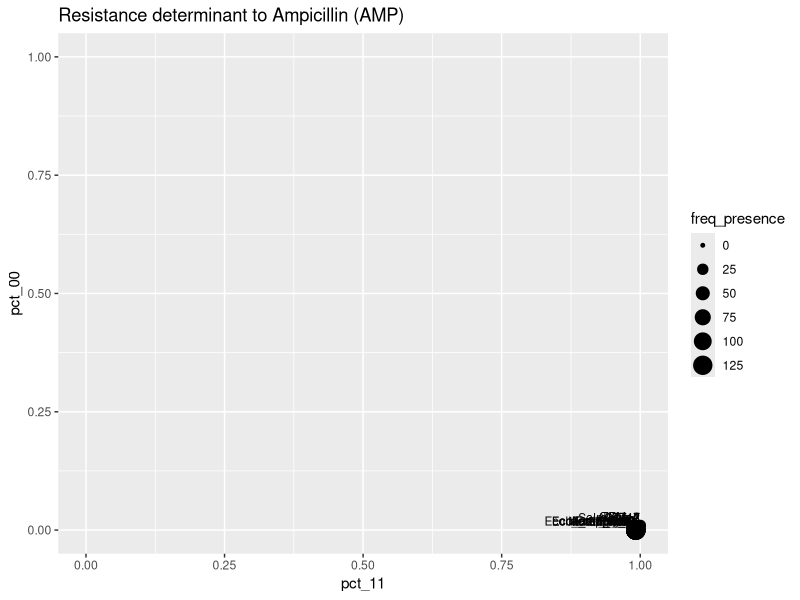
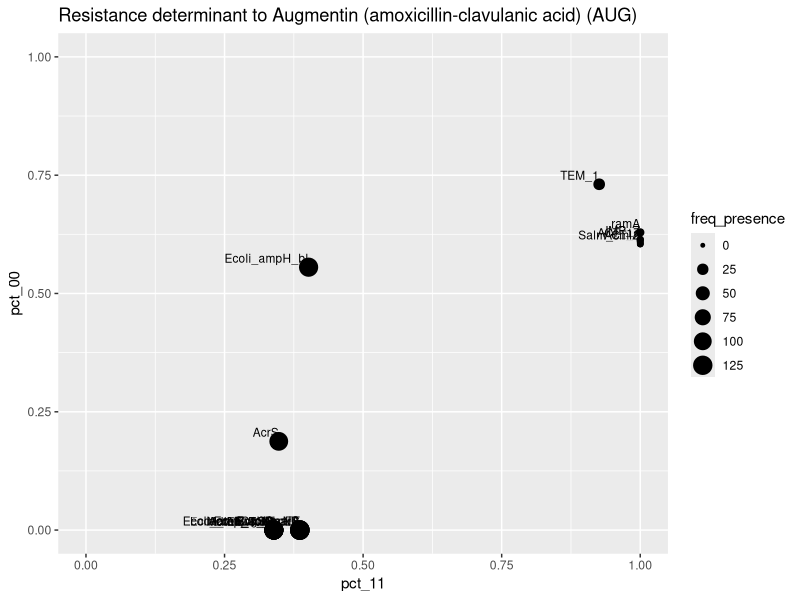
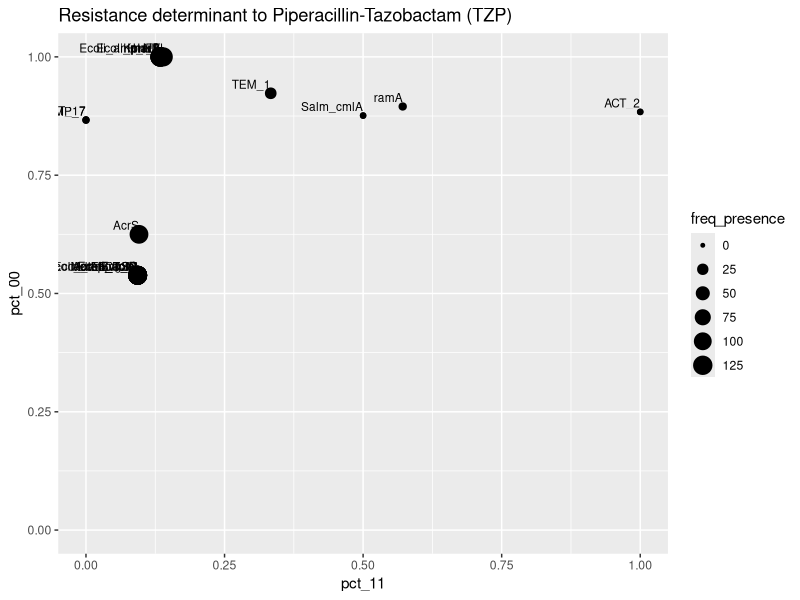
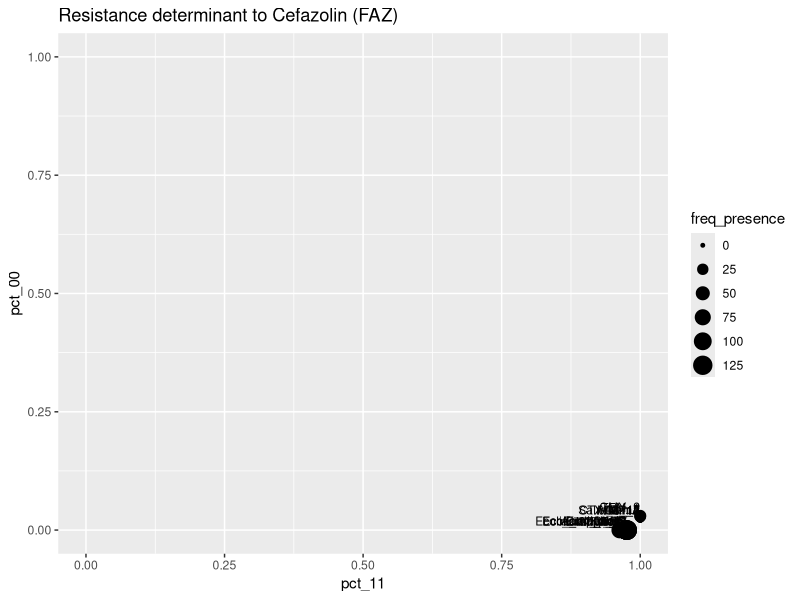
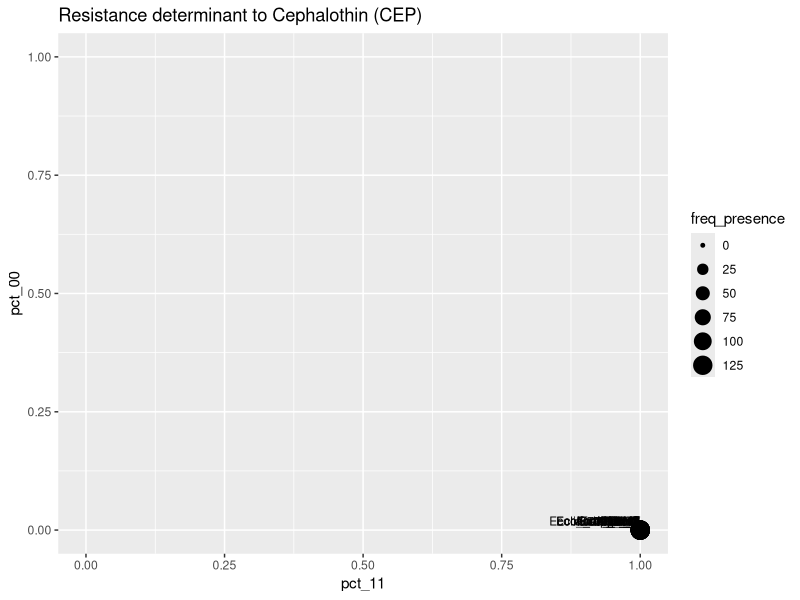
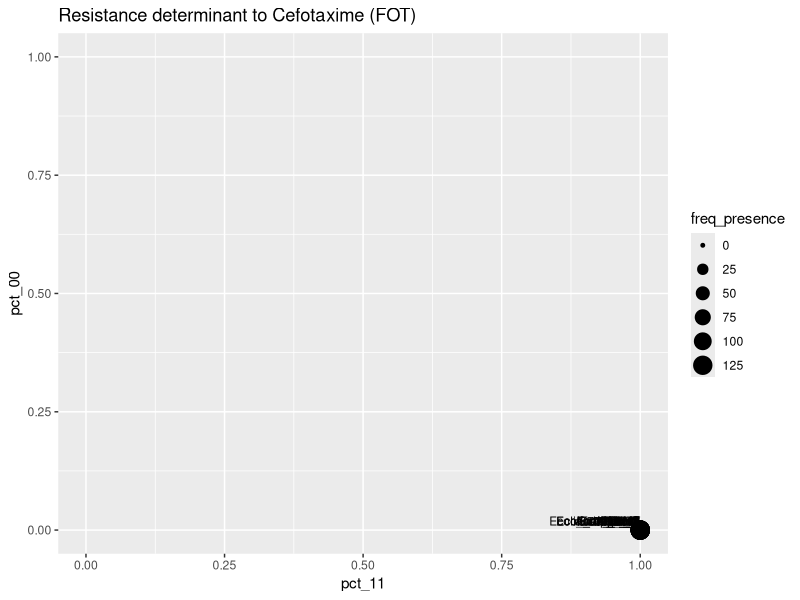
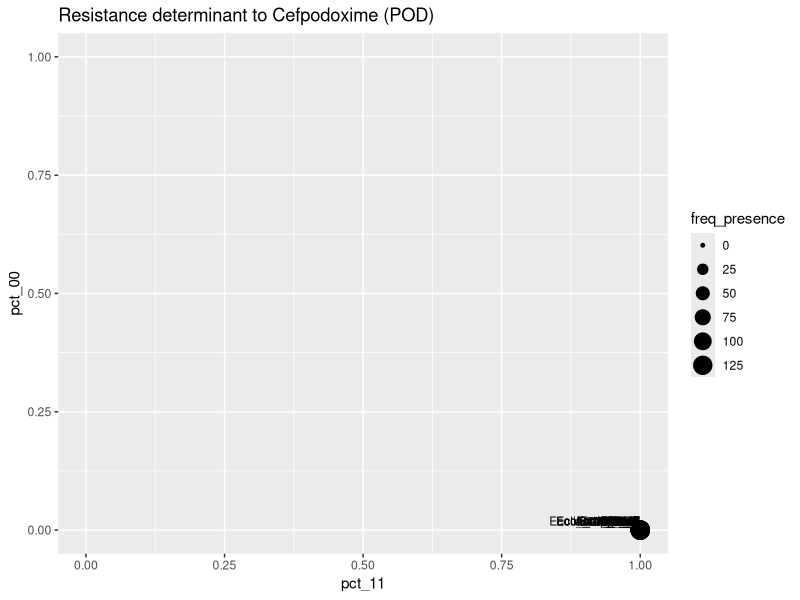
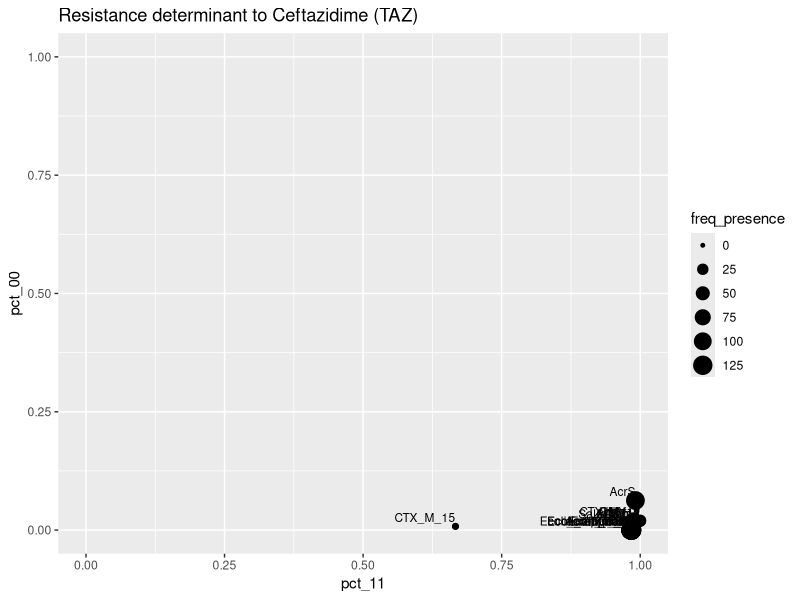

The R script that drew these images, in order:
# 17 janvier 2020
# Jean-Simon Brouard

library(tidyverse)
library(ggplot2)

#------------------------------------------------------------------------------
# Function str_to_quosure
#------------------------------------------------------------------------------
# This mini function convert string to quosure objects
# It is helpful in circumstances when using an external source to define
# dplyr arguments to be used in functions
# See https://github.com/r-lib/rlang/issues/116
# and https://dplyr.tidyverse.org/articles/programming.html
#------------------------------------------------------------------------------
str_to_quosure <- function(string) {
  out <- quo(!!sym(string))
  return (out)
}
#------------------------------------------------------------------------------

#------------------------------------------------------------------------------
# Function pheno_geno
#------------------------------------------------------------------------------
# This function take a phenotype (AST) (e.g. SUL or FOT)
# and a list of associated genes gene_list <- c(quo(sul1), quo(sul2), quo(sul3))
# Note that the gene list is a list of quosure for ensuring that
# we can use dyplr's verbs inside functions
# see https://dplyr.tidyverse.org/articles/programming.html
# usage example: pheno_geno (df, SUL, sul_genes_list)
#------------------------------------------------------------------------------
pheno_geno <- function (df, AST, gene_list, antibio) {
  
  header_df <- c('freq_presence', 'freq_absence', 'var00', 'var11', 'var10', 'var01', 'pct_00', 'pct_11' )
  AST <- enquo(AST)
  AST_name <- paste0(quo_name(AST))  # Will be used to name the plot
  
  print (gene_list)
  
  # Apply our function to calculate var_11, var_00,  etc! to a list of genes implicated in the resistance
  out <- lapply(gene_list, calculate_concordance, df=df, AST_col=!!AST)
  
  df2 <- as.data.frame(do.call(rbind, out))  # bind the results in a dataframe
  
  names(df2) <- header_df  # name the columns dataframe
  
  # Get string objects from quosure?
  L <- lapply(gene_list, quo_name)
  
  df3 <- df2 %>% add_column(gene=L) %>% select(gene, everything())
  
  print(df3)
  
  ggplot(df3, aes(x=pct_11, y=pct_00)) +
    geom_point(shape=21, fill='blue') +
    xlim(c(0, 1)) +
    ylim(c(0, 1)) +
    geom_text(aes(label=gene), size=3, hjust=1, vjust=-0.5) +
    geom_point(aes(size = freq_presence))
  
  # 2 Create the plot
    ggplot(df3, aes(x=pct_11, y=pct_00)) +
    geom_point(shape=21, fill='blue') +
    xlim(c(0, 1)) +
    ylim(c(0, 1)) +
    geom_text(aes(label=gene), size=3, hjust=1, vjust=-0.5) +
    geom_point(aes(size = freq_presence)) +
    ggtitle(paste("Resistance determinant to ", antibio, " (" , AST_name, ")", sep=""))
  
  # Specify files to save your image using a function such as jpeg(), png(), svg() or pdf()  
  # ggsave(plot=p, paste("plots/", AST_name, ".eps", sep=""), width = 14, height = 7, dpi=600)
}
#------------------------------------------------------------------------------

#------------------------------------------------------------------------------
# Function calculate_concordance
#------------------------------------------------------------------------------
# This function take a dataframe containing genotypes phenotypes data
# and return a small dataframe with calculated PCT_00 and PCT_11 values
# Usage example: calculate_concordance(df, SUL, sul2)
#------------------------------------------------------------------------------
calculate_concordance <- function (df, AST_col, gene_col) {
  
  # Take the parameter AST_col and gene_col and just remember, R, that it is an expression.
  # Wn this case, the parameter of a function, denoting a column.
  # When using this NSE in function, prefix with !!
  AST <- enquo(AST_col)
  gene <- enquo(gene_col)
  
  # Give frequencies of the gene
  freq_presence <- df %>% filter (!!AST %in% c(0, 1) & !!gene != 0) %>% select (!!AST, !!gene) %>% count() %>% pull(n)
  freq_absence <- df %>% filter (!!AST %in% c(0, 1) & !!gene == 0) %>% select (!!AST, !!gene) %>% count() %>% pull(n)
  
  # Values corresponding to 00 (absence of resistance gene, absence of observed resistance)
  var00 <- df %>% filter (!!gene == 0 & !!AST == 0) %>% count() %>% pull(n)
  
  # Values corresponding to 11 (presence of resistance gene, presence of observed resistance)
  var11 <- df %>% filter (!!gene != 0 & !!AST == 1) %>% count() %>% pull(n)
  
  # Values corresponding to 10 (presence of resistance gene, absence of observed resistance)
  var10 <- df %>% filter (!!gene != 0 & !!AST == 0) %>% count() %>% pull(n)
  
  # Values corresponding to 01 (absence of resistance gene, presence of observed resistance)
  var01 <- df %>% filter (!!gene == 0 & !!AST == 1) %>% count() %>% pull(n)
  
  pct_00 = var00/freq_absence
  pct_11 = var11/freq_presence
  
  data <- c(freq_presence, freq_absence, var00, var11, var10, var01, pct_00, pct_11)
  
  return(data)
  print(data)
}
#------------------------------------------------------------------------------


# 1  - Loading the Phenotype dataset 
# Using the version where raw phenotypes (R, S, I) were interpreted as 1 or 0 by DPL

ast_carcass <- read.csv('data_140120/ast_carcass.csv', sep =',')

ast_feces_etc <- read.csv('data_140120/ast_feces_etc.csv', sep = ',')

ast <- ast_carcass %>% bind_rows(ast_feces_etc)

ast2 <- ast %>% rename(Strain = strain) # in the csv we have 'strain' not 'Strain' as in res dataset 


# 2 - Loading the Genotype dataset

res <- read.csv('data_271119/resistome_271119_collapsed.csv', sep ='\t')

res2 <- res %>% filter(steve_strain_names != 'NAs')


# 3 - Merging the two previous datasets
df <- ast2 %>% inner_join(res2, by = 'Strain')

# 3.1 Put in a variable the Antibiotic resistance genes actually found in the strains
ARG_found <- as.list(colnames(df))[-1:-48]   # cols 1 to 47 are other stuff or metadata


# 4 - Loading the resistance determiant dataset
res_det <- read.csv('data_210120/res_det.csv', sep =',')


# 5 --> Playing interactively with the dataset with a nice example, the SUL phenotype

# 5.1 Little sanity check : see the 4 Providencia strains that are resistant to MEM
# and that bear the IMP-7 resistance gene 
df %>% filter( MEM == 1) %>% select(Strain, genus, MEM, IMP_7)

df %>% filter (sul1 != 0) %>% select (Strain, SUL, sul1, sul2, sul3)

# See var_00, i.e. strains which are devoid of sul2 and sensitive to SUL (normal)
df %>% filter (sul2 == 0 & SUL == 0 ) %>% select (Strain, genus, SUL, sul1, sul2, sul3)

# See var_11, i.e the many strains carrying the sul2 gene and actually resistant to SUL (normal)
df %>% filter (sul2 != 0 & SUL == 1) %>% select (Strain, genus, SUL, sul1, sul2, sul3)

# See var_10, i.e. the strains carrying the sul2 gene and actually sensitive to SUL (weird)
df %>% filter (sul2 != 0 & SUL == 0) %>% select (Strain, genus, SUL, sul1, sul2, sul3)

# See var_01, i.e. the strains devoid of the sul2 gene, but actually resistant to SUL (other gene implicated)
df %>% filter (sul2 == 0 & SUL == 1) %>% select (Strain, genus, SUL, sul1, sul2, sul3)


# 6 Debuging and testing section

# 6.1 Performing analysis with home-made gene lists with quosures!
SUL_list <- c(quo(sul2), quo(sul1), quo(sul3))

# Then calling the main function pheno_geno that notably produce graphs!
# If the graph does not appear interactively, look in the plot folder...
#pheno_geno(df, SUL, SUL_list)

# Alternatively, the quos (note the s) function take several arguments and will save time...
MEM_list <- quos(IMP_7, ACT_2, ACT_17, ramA, Ecoli_acrR, Ecoli_marR, marA)
#pheno_geno(df, MEM, MEM_list)


# 6.2 Trying to construct these lists with R

SUL <- res_det %>% filter (SUL == 1) %>% select (determinant)
b <- as.list(as.character(SUL$determinant))
# Ce qui m'a permis de comprendre
b[[2]]
quo(!!sym(b[[2]]))
c <- map(b, str_to_quosure) # where str_to_quosure is a minimal functionn that use sym and !!
#pheno_geno(df, SUL, c)
# Got the same result!

# Another test with FOT
FOT <- res_det %>% filter (FOT == 1) %>% select (determinant)
b <- as.list(as.character(FOT$determinant))
# Problem can occur because some gene determinant are not present in the pheno-geno dataset
# Here we list the ARG found
ARG_found <- as.list(colnames(df))[-1:-48]   # cols 1 to 47 are other stuff or metadata
c <- keep(b, (b %in% ARG_found))
d <- map(c, str_to_quosure) # map is a purrr fn
#pheno_geno(df, FOT, d, "fotantib")


# 7 - The true analysis with the 24 antibiotics!
  
#------------------------------------------------------------------------------
# 1 - AMP
#------------------------------------------------------------------------------
df2 <- res_det %>% filter (AMP == 1) %>% select (determinant)
b <- as.list(as.character(df2$determinant))
c <- keep(b, (b %in% ARG_found))
d <- map(c, str_to_quosure) # map is a purrr fn
pheno_geno(df, AMP, d, "Ampicillin")
#------------------------------------------------------------------------------

#------------------------------------------------------------------------------
# 2 - AUG
#------------------------------------------------------------------------------
df2 <- res_det %>% filter (AUG == 1) %>% select (determinant)
b <- as.list(as.character(df2$determinant))
c <- keep(b, (b %in% ARG_found))
d <- map(c, str_to_quosure) # map is a purrr fn
pheno_geno(df, AUG, d, "Augmentin (amoxicillin-clavulanic acid)")
#------------------------------------------------------------------------------

#------------------------------------------------------------------------------
# 3 - TZP
#------------------------------------------------------------------------------
df2 <- res_det %>% filter (TZP == 1) %>% select (determinant)
b <- as.list(as.character(df2$determinant))
c <- keep(b, (b %in% ARG_found))
d <- map(c, str_to_quosure) # map is a purrr fn
pheno_geno(df, TZP, d, "Piperacillin-Tazobactam")
#------------------------------------------------------------------------------

#------------------------------------------------------------------------------
# 4 - FAZ
#------------------------------------------------------------------------------
df2 <- res_det %>% filter (FAZ == 1) %>% select (determinant)
b <- as.list(as.character(df2$determinant))
c <- keep(b, (b %in% ARG_found))
d <- map(c, str_to_quosure) # map is a purrr fn
pheno_geno(df, FAZ, d, "Cefazolin")
#------------------------------------------------------------------------------

#------------------------------------------------------------------------------
# 5 - CEP
#------------------------------------------------------------------------------
df2 <- res_det %>% filter (CEP == 1) %>% select (determinant)
b <- as.list(as.character(df2$determinant))
c <- keep(b, (b %in% ARG_found))
d <- map(c, str_to_quosure) # map is a purrr fn
pheno_geno(df, CEP, d, "Cephalothin")
#------------------------------------------------------------------------------

#------------------------------------------------------------------------------
# 6 - CTX/FOT
#------------------------------------------------------------------------------
df2 <- res_det %>% filter (FOT == 1) %>% select (determinant)
b <- as.list(as.character(df2$determinant))
c <- keep(b, (b %in% ARG_found))
d <- map(c, str_to_quosure) # map is a purrr fn
pheno_geno(df, FOT, d, "Cefotaxime")
#------------------------------------------------------------------------------

#------------------------------------------------------------------------------
# 7 - POD
#------------------------------------------------------------------------------
df2 <- res_det %>% filter (POD == 1) %>% select (determinant)
b <- as.list(as.character(df2$determinant))
c <- keep(b, (b %in% ARG_found))
d <- map(c, str_to_quosure) # map is a purrr fn
pheno_geno(df, POD, d, "Cefpodoxime")
#------------------------------------------------------------------------------

#------------------------------------------------------------------------------
# 8 - TAZ
#------------------------------------------------------------------------------
df2 <- res_det %>% filter (TAZ == 1) %>% select (determinant)
b <- as.list(as.character(df2$determinant))
c <- keep(b, (b %in% ARG_found))
d <- map(c, str_to_quosure) # map is a purrr fn
pheno_geno(df, TAZ, d, "Ceftazidime")
#------------------------------------------------------------------------------

#------------------------------------------------------------------------------
# 9 - AXO
#------------------------------------------------------------------------------
df2 <- res_det %>% filter (AXO == 1) %>% select (determinant)
b <- as.list(as.character(df2$determinant))
c <- keep(b, (b %in% ARG_found))
d <- map(c, str_to_quosure) # map is a purrr fn
pheno_geno(df, AXO, d, "Ceftriaxone")
#------------------------------------------------------------------------------

#------------------------------------------------------------------------------
# 10 - FTC *
#------------------------------------------------------------------------------
df2 <- res_det %>% filter (FTC == 1) %>% select (determinant)
b <- as.list(as.character(df2$determinant))
c <- keep(b, (b %in% ARG_found))
d <- map(c, str_to_quosure) # map is a purrr fn
pheno_geno(df, FTC, d, "Cefotaxime-Clavulanic acid")
#------------------------------------------------------------------------------

#------------------------------------------------------------------------------
# 11 - CCV
#------------------------------------------------------------------------------
df2 <- res_det %>% filter (CCV == 1) %>% select (determinant)
b <- as.list(as.character(df2$determinant))
c <- keep(b, (b %in% ARG_found))
d <- map(c, str_to_quosure) # map is a purrr fn
pheno_geno(df, CCV, d, "Ceftazidime-Clavulanic acid")
#------------------------------------------------------------------------------

#------------------------------------------------------------------------------
# 12 - FEP
#------------------------------------------------------------------------------
df2 <- res_det %>% filter (FEP == 1) %>% select (determinant)
b <- as.list(as.character(df2$determinant))
c <- keep(b, (b %in% ARG_found))
d <- map(c, str_to_quosure) # map is a purrr fn
pheno_geno(df, FEP, d, "Cefepime")
#------------------------------------------------------------------------------

#------------------------------------------------------------------------------
# 13 - FOX
#------------------------------------------------------------------------------
df2 <- res_det %>% filter (FOX == 1) %>% select (determinant)
b <- as.list(as.character(df2$determinant))
c <- keep(b, (b %in% ARG_found))
d <- map(c, str_to_quosure) # map is a purrr fn
pheno_geno(df, FOX, d, "Cefoxitin")
#------------------------------------------------------------------------------

#------------------------------------------------------------------------------
# 14 - IMP
#------------------------------------------------------------------------------
df2 <- res_det %>% filter (IMP == 1) %>% select (determinant)
b <- as.list(as.character(df2$determinant))
c <- keep(b, (b %in% ARG_found))
d <- map(c, str_to_quosure) # map is a purrr fn
pheno_geno(df, IMP, d, "Imipenem")
#------------------------------------------------------------------------------

#------------------------------------------------------------------------------
# 15 - MER/MEM
#------------------------------------------------------------------------------
df2 <- res_det %>% filter (MEM == 1) %>% select (determinant)
b <- as.list(as.character(df2$determinant))
c <- keep(b, (b %in% ARG_found))
d <- map(c, str_to_quosure) # map is a purrr fn
pheno_geno(df, MEM, d, "Meropenem")
#------------------------------------------------------------------------------

#------------------------------------------------------------------------------
# 16 - SUL
#------------------------------------------------------------------------------
df2 <- res_det %>% filter (SUL == 1) %>% select (determinant)
b <- as.list(as.character(df2$determinant))
c <- keep(b, (b %in% ARG_found))
d <- map(c, str_to_quosure) # map is a purrr fn
pheno_geno(df, SUL, d, "Sulfisoxazole")
#------------------------------------------------------------------------------

#------------------------------------------------------------------------------
# 17 - SXT
#------------------------------------------------------------------------------
df2 <- res_det %>% filter (SXT == 1) %>% select (determinant)
b <- as.list(as.character(df2$determinant))
c <- keep(b, (b %in% ARG_found))
d <- map(c, str_to_quosure) # map is a purrr fn
pheno_geno(df, SXT, d, "Trimethoprim-Sulfamethoxazole")
#------------------------------------------------------------------------------

#------------------------------------------------------------------------------
# 18 - TET
#------------------------------------------------------------------------------
df2 <- res_det %>% filter (TET == 1) %>% select (determinant)
b <- as.list(as.character(df2$determinant))
c <- keep(b, (b %in% ARG_found))
d <- map(c, str_to_quosure) # map is a purrr fn
pheno_geno(df, TET, d, "Tetracycline")
#------------------------------------------------------------------------------

#------------------------------------------------------------------------------
# 19 - GEN
#------------------------------------------------------------------------------
df2 <- res_det %>% filter (GEN == 1) %>% select (determinant)
b <- as.list(as.character(df2$determinant))
c <- keep(b, (b %in% ARG_found))
d <- map(c, str_to_quosure) # map is a purrr fn
pheno_geno(df, GEN, d, "Gentamicin")
#------------------------------------------------------------------------------

#------------------------------------------------------------------------------
# 20 - STR
#------------------------------------------------------------------------------
df2 <- res_det %>% filter (STR == 1) %>% select (determinant)
b <- as.list(as.character(df2$determinant))
c <- keep(b, (b %in% ARG_found))
d <- map(c, str_to_quosure) # map is a purrr fn
pheno_geno(df, STR, d, "Streptomycin")
#------------------------------------------------------------------------------

#------------------------------------------------------------------------------
# 21 - AZI
#------------------------------------------------------------------------------
df2 <- res_det %>% filter (AZI == 1) %>% select (determinant)
b <- as.list(as.character(df2$determinant))
c <- keep(b, (b %in% ARG_found))
d <- map(c, str_to_quosure) # map is a purrr fn
pheno_geno(df, AZI, d, "Azithromycin")
#------------------------------------------------------------------------------

#------------------------------------------------------------------------------
# 22 - CIP
#------------------------------------------------------------------------------
df2 <- res_det %>% filter (CIP == 1) %>% select (determinant)
b <- as.list(as.character(df2$determinant))
c <- keep(b, (b %in% ARG_found))
d <- map(c, str_to_quosure) # map is a purrr fn
pheno_geno(df, CIP, d, "Ciprofloxacin")
#------------------------------------------------------------------------------

#------------------------------------------------------------------------------
# 23 - NAL
#------------------------------------------------------------------------------
df2 <- res_det %>% filter (NAL == 1) %>% select (determinant)
b <- as.list(as.character(df2$determinant))
c <- keep(b, (b %in% ARG_found))
d <- map(c, str_to_quosure) # map is a purrr fn
pheno_geno(df, NAL, d, "Nalidixic acid")
#------------------------------------------------------------------------------

#------------------------------------------------------------------------------
# 24 - CHL
#------------------------------------------------------------------------------
df2 <- res_det %>% filter (CHL == 1) %>% select (determinant)
b <- as.list(as.character(df2$determinant))
c <- keep(b, (b %in% ARG_found))
d <- map(c, str_to_quosure) # map is a purrr fn
pheno_geno(df, CHL, d, "Chloramphenicol")
#------------------------------------------------------------------------------


























